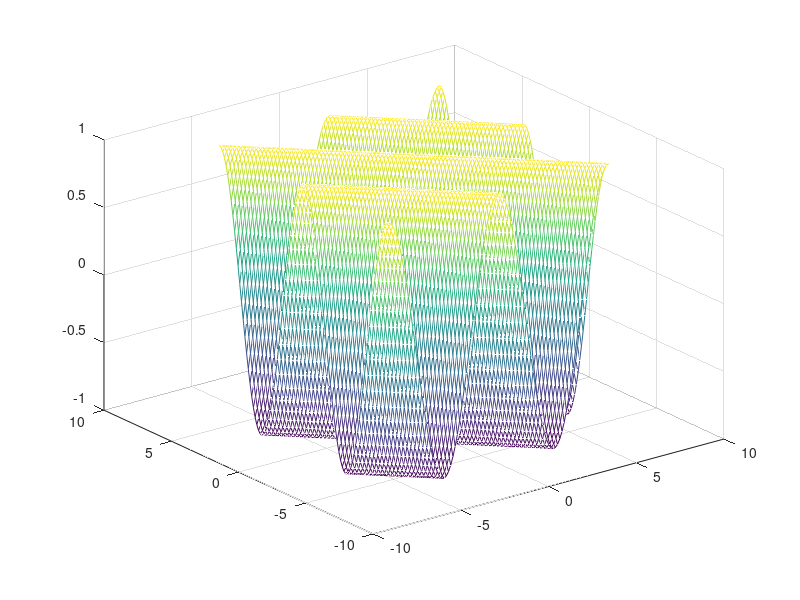

MATLAB code for this plot:
x = linspace(-1, 1);
y = linspace(-1, 1)'; % 轉置矩陣
X = repmat(x, 100, 1);
Y = repmat(y, 1, 100);
mesh(x, y, X.^2+Y.^2); 

% 畫一個 cos 的圖
x = linspace(-2*pi, 2*pi); % 加大寬度
y = linspace(-2*pi, 2*pi)'; % 轉置矩陣
X = repmat(x, 100, 1);
Y = repmat(y, 1, 100);
mesh(x, y, cos(X+Y)); 

% 繪製 dimension 取樣本點
XY = rand(500, 2)*4 *pi-2*pi;
Z = cos(XY)

% 可以延伸加雜訊、拉高維度